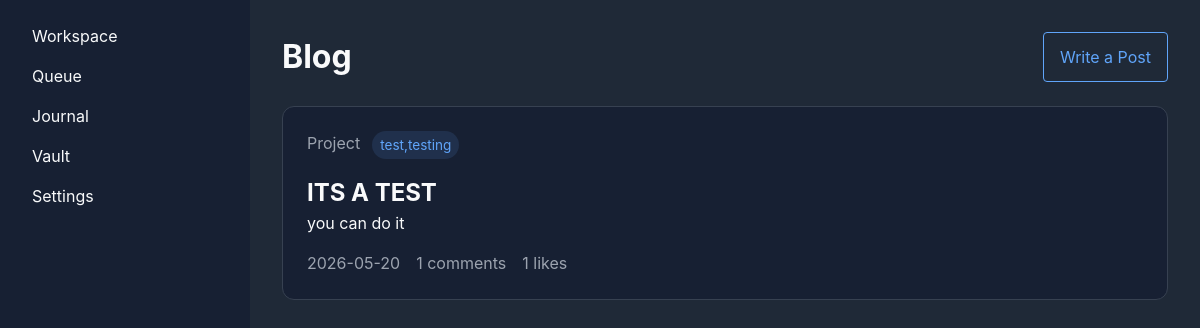
The page /journal (signed in) on the database its author committed.
### app.py (models this page shows)
class BlogPost(db.Model):
    id = db.Column(db.Integer, primary_key=True)
    title = db.Column(db.String(200), nullable=False)
    content = db.Column(db.Text, nullable=False)
    category = db.Column(db.String(64), nullable=False, default='Personal')
    tags = db.Column(db.String(256), nullable=True)
    published = db.Column(db.Boolean, nullable=False, default=True)
    published_at = db.Column(db.DateTime, nullable=False, default=datetime.utcnow)
    author_id = db.Column(db.Integer, db.ForeignKey('user.id'), nullable=False)
    comments = db.relationship('Comment', backref='post', cascade='all, delete-orphan')
    likes = db.relationship('PostLike', backref='post', cascade='all, delete-orphan')

### app.py (the view)
@app.route('/journal')
def journal():
    if 'logged_in' not in session or not session['logged_in']:
        return redirect(url_for('login'))
    posts = BlogPost.query.filter_by(published=True).order_by(BlogPost.published_at.desc()).all()
    return render_template('journal.html', posts=posts)

### app.py (called while the page is built)
@app.before_request
def require_login():
    allowed_routes = ['login', 'signup', 'static']
    if 'logged_in' not in session and request.endpoint not in allowed_routes:
        return redirect(url_for('login'))

### templates/journal.html (shortened to what this page needs)
<!DOCTYPE html>
<html lang="en">
<head>
    <link rel="stylesheet" href="/static/css/style.css">
</head>
<body class="app-shell">
    <aside class="sidebar">
        <nav>
            <ul>
                <li><a href="/workspace">Workspace</a></li>
                <li><a href="/tasks">Queue</a></li>
                <li><a href="/journal">Journal</a></li>
                <li><a href="/vault">Vault</a></li>
                <li><a href="/settings">Settings</a></li>
            </ul>
        </nav>
    </aside>
    <main class="main-content">
        <div class="page-header">
            <h1>Blog</h1>
            <a class="btn secondary" href="/post_editor">Write a Post</a>
        </div>
        {% if posts %}
            <section class="post-grid">
                {% for post in posts %}
                    <article class="post-card">
                        <div class="post-meta">
                            <span class="category">{{ post.category }}</span>
                            {% if post.tags %}
                                <span class="tag-pill">{{ post.tags }}</span>
                            {% endif %}
                        </div>
                        <h2><a href="{{ url_for('post_detail', post_id=post.id) }}">{{ post.title }}</a></h2>
                        <p>{{ post.content[:180] }}{% if post.content|length > 180 %}...{% endif %}</p>
                        <div class="post-footer">
                            <span>{{ post.published_at.strftime('%Y-%m-%d') }}</span>
                            <span>{{ post.comments|length }} comments</span>
                            <span>{{ post.likes|length }} likes</span>
                        </div>
                    </article>
                {% endfor %}
            </section>
        {% else %}
            <p>No blog posts published yet. Start one by clicking "Write a Post".</p>
        {% endif %}
    </main>
</body>
</html>

### static/css/style.css (style rules this page uses)
:root { --bg: #111827; --surface: #1F2937; --surface-alt: #172033; --border: #374151; --text: #F9FAFB; --muted: #9CA3AF; --accent: #60A5FA; --accent-hover: #93C5FD; --danger: #F87171; --success: #34D399; font-family: Inter, IBM Plex Sans, Segoe UI, Arial, sans-serif; }
* { margin: 0; padding: 0; box-sizing: border-box; }
body { background-color: var(--bg); color: var(--text); font-family: var(--font-family); line-height: 1.5; }
.app-shell { display: flex; height: 100vh; }
.sidebar { background-color: var(--surface-alt); width: 250px; padding: 1rem; }
.sidebar nav ul { list-style: none; }
.sidebar nav ul li a { color: var(--text); text-decoration: none; display: block; padding: 0.5rem 1rem; border-radius: 4px; }
.main-content { flex: 1; padding: 2rem; background-color: var(--surface); }
.btn { display: inline-flex; align-items: center; justify-content: center; padding: 0.75rem 1rem; border-radius: 4px; text-decoration: none; }
.btn.secondary { background-color: transparent; border: 1px solid var(--accent); color: var(--accent); }
.page-header { display: flex; justify-content: space-between; align-items: center; gap: 1rem; margin-bottom: 1.5rem; }
.post-grid { display: grid; gap: 1.5rem; }
.post-card { background-color: var(--surface-alt); border: 1px solid var(--border); border-radius: 12px; padding: 1.5rem; }
.post-card h2 a { color: var(--text); text-decoration: none; }
.post-meta, .comment-meta { display: flex; flex-wrap: wrap; gap: 0.75rem; margin-bottom: 1rem; color: var(--muted); }
.tag-pill { background-color: rgba(96, 165, 250, 0.12); color: var(--accent); padding: 0.25rem 0.5rem; border-radius: 999px; font-size: 0.85rem; }
.post-footer { display: flex; flex-wrap: wrap; gap: 1rem; color: var(--muted); margin-top: 1rem; }

### rows shown on the page
BlogPost: category "Project", tags "test,testing", title "ITS A TEST", content "you can do it", published_at "2026-05-20", comments|length "1", likes|length "1"
